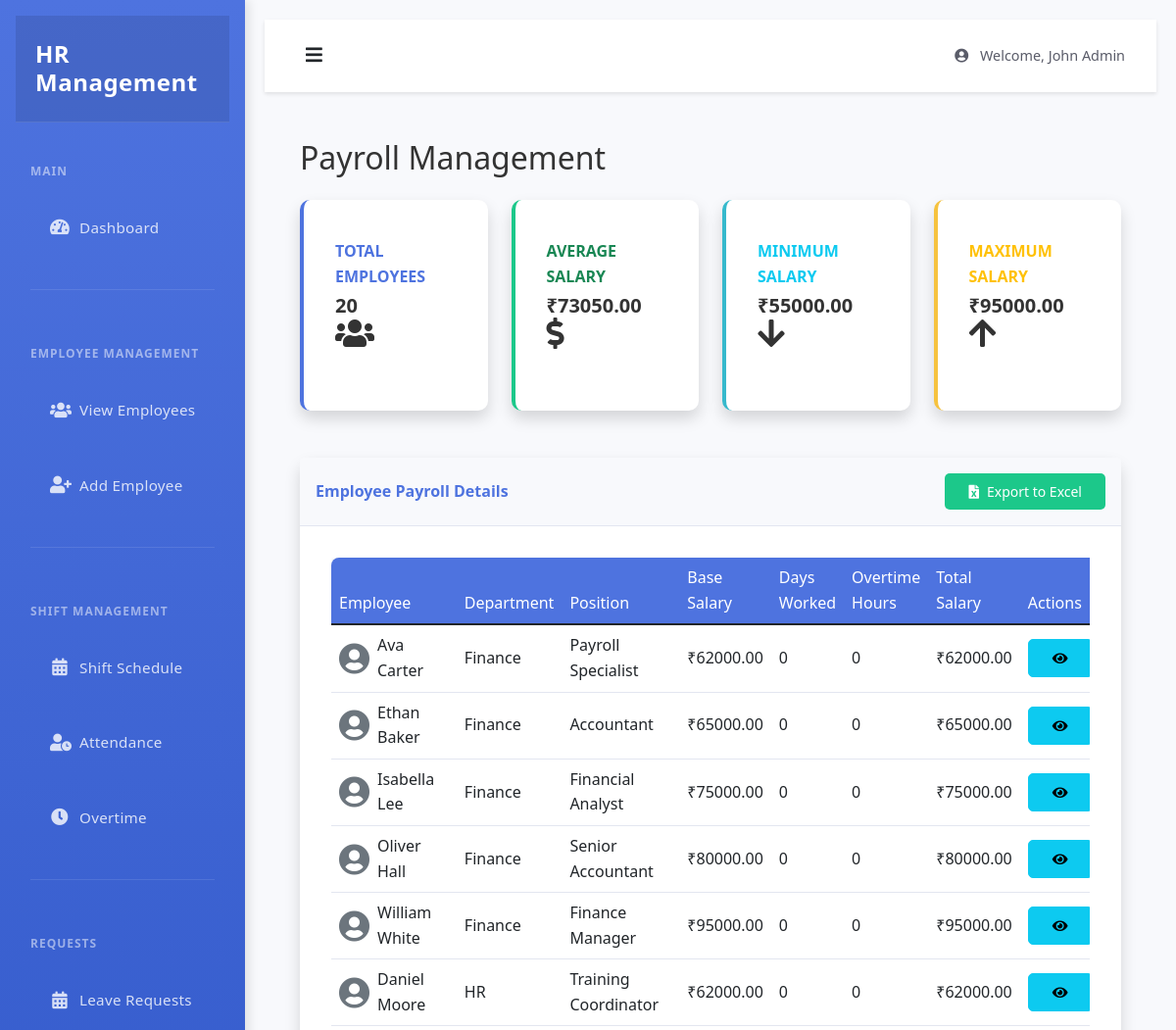
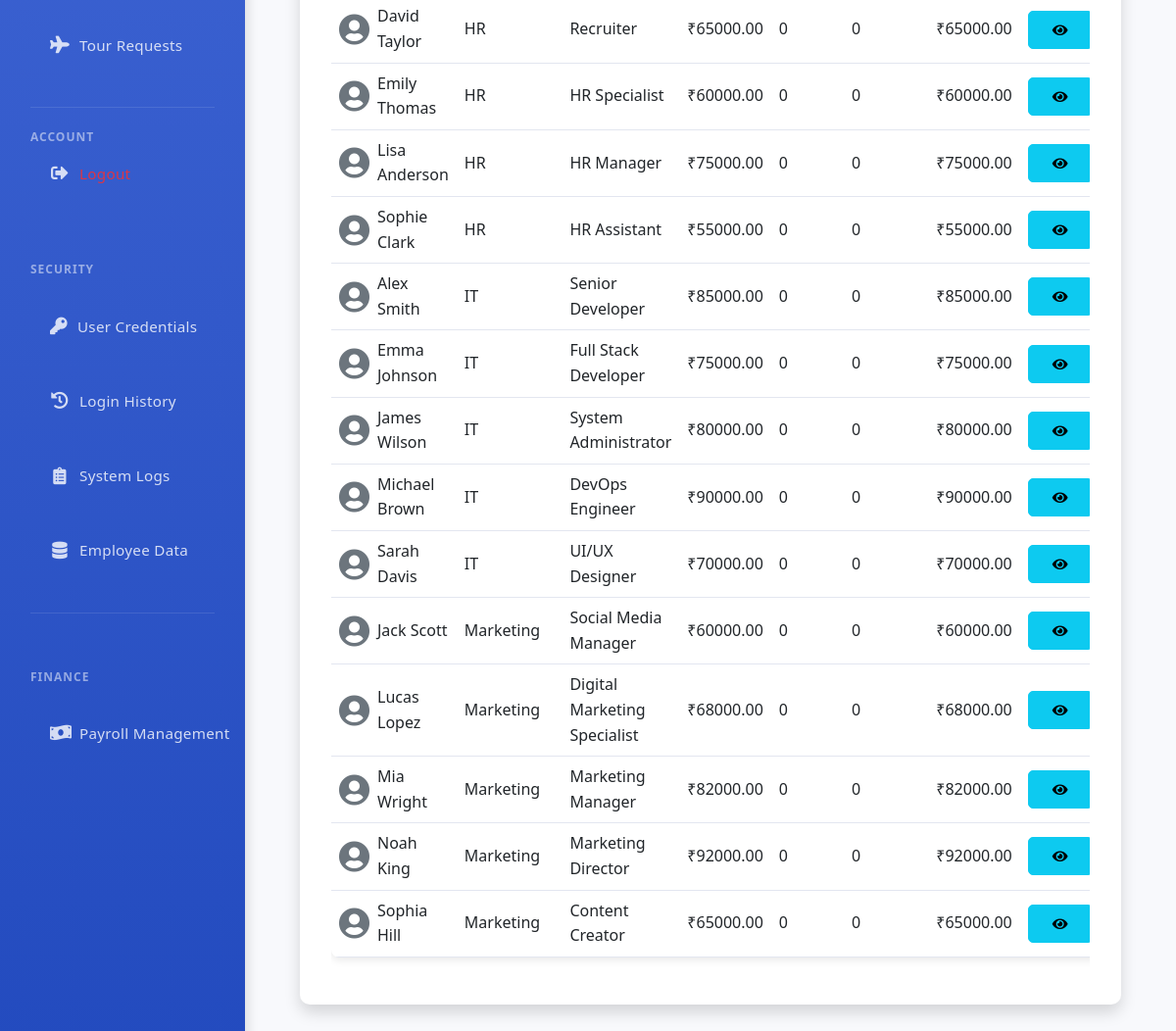
The page /admin/payrolls (signed in) on the database its author committed (2 pictures, top to bottom).
### tables this page shows
CREATE TABLE users (
    id INTEGER PRIMARY KEY AUTOINCREMENT,
    first_name TEXT NOT NULL,
    last_name TEXT NOT NULL,
    email TEXT UNIQUE NOT NULL,
    phone TEXT,
    username TEXT UNIQUE,
    password_hash TEXT NOT NULL,
    role TEXT NOT NULL,
    position TEXT,
    department TEXT,
    salary REAL,
    duration INTEGER,
    join_date TEXT,
    profile_pic TEXT,
    created_at TIMESTAMP DEFAULT CURRENT_TIMESTAMP
);

### app.py (the view)
@app.route('/admin/payrolls')
@admin_required
def view_payrolls():
    db = get_db()
    cursor = db.cursor()
    cursor.execute('''
        SELECT
            u.*,
            (SELECT COUNT(*) FROM overtime
             WHERE user_id = u.id
             AND status = 'approved'
             AND strftime('%Y-%m', date) = strftime('%Y-%m', 'now')
            ) as overtime_hours,
            (SELECT COUNT(*) FROM attendance
             WHERE user_id = u.id
             AND status = 'present'
             AND strftime('%Y-%m', date) = strftime('%Y-%m', 'now')
            ) as days_worked
        FROM users u
        WHERE u.role = 'employee'
        ORDER BY u.department, u.first_name
    ''')
    employees = cursor.fetchall()
    cursor.execute('''
        SELECT
            COUNT(*) as total_employees,
            AVG(salary) as avg_salary,
            MIN(salary) as min_salary,
            MAX(salary) as max_salary
        FROM users
        WHERE role = 'employee'
    ''')
    stats = cursor.fetchone()
    return render_template('admin/payrolls.html', employees=employees, stats=stats)

### app.py (called while the page is built)
def get_db():
    if not hasattr(g, 'sqlite_db'):
        g.sqlite_db = sqlite3.connect(app.config['DATABASE'])
        g.sqlite_db.row_factory = sqlite3.Row
    return g.sqlite_db

def admin_required(f):
    @wraps(f)
    def decorated_function(*args, **kwargs):
        if 'is_admin' not in session or not session['is_admin']:
            flash('Admin access required')
            return redirect(url_for('login'))
        return f(*args, **kwargs)
    return decorated_function

### templates/admin/payrolls.html (shortened to what this page needs)
{% extends "admin/base.html" %}
{% block content %}
<div class="container-fluid py-4">
    <h2 class="mb-4">Payroll Management</h2>
    <div class="row mb-4">
        <div class="col-xl-3 col-md-6 mb-4">
            <div class="card border-left-primary shadow h-100 py-2">
                <div class="card-body">
                    <div class="row no-gutters align-items-center">
                        <div class="col mr-2">
                            <div class="text-xs font-weight-bold text-primary text-uppercase mb-1">
                                Total Employees
                            </div>
                            <div class="h5 mb-0 font-weight-bold text-gray-800">{{ stats.total_employees }}</div>
                        </div>
                        <div class="col-auto">
                            <i class="fas fa-users fa-2x text-gray-300"></i>
                        </div>
                    </div>
                </div>
            </div>
        </div>
        <div class="col-xl-3 col-md-6 mb-4">
            <div class="card border-left-success shadow h-100 py-2">
                <div class="card-body">
                    <div class="row no-gutters align-items-center">
                        <div class="col mr-2">
                            <div class="text-xs font-weight-bold text-success text-uppercase mb-1">
                                Average Salary
                            </div>
                            <div class="h5 mb-0 font-weight-bold text-gray-800">₹{{ "%.2f"|format(stats.avg_salary or 0) }}</div>
                        </div>
                        <div class="col-auto">
                            <i class="fas fa-dollar-sign fa-2x text-gray-300"></i>
                        </div>
                    </div>
                </div>
            </div>
        </div>
        <div class="col-xl-3 col-md-6 mb-4">
            <div class="card border-left-info shadow h-100 py-2">
                <div class="card-body">
                    <div class="row no-gutters align-items-center">
                        <div class="col mr-2">
                            <div class="text-xs font-weight-bold text-info text-uppercase mb-1">
                                Minimum Salary
                            </div>
                            <div class="h5 mb-0 font-weight-bold text-gray-800">₹{{ "%.2f"|format(stats.min_salary or 0) }}</div>
                        </div>
                        <div class="col-auto">
                            <i class="fas fa-arrow-down fa-2x text-gray-300"></i>
                        </div>
                    </div>
                </div>
            </div>
        </div>
        <div class="col-xl-3 col-md-6 mb-4">
            <div class="card border-left-warning shadow h-100 py-2">
                <div class="card-body">
                    <div class="row no-gutters align-items-center">
                        <div class="col mr-2">
                            <div class="text-xs font-weight-bold text-warning text-uppercase mb-1">
                                Maximum Salary
                            </div>
                            <div class="h5 mb-0 font-weight-bold text-gray-800">₹{{ "%.2f"|format(stats.max_salary or 0) }}</div>
                        </div>
                        <div class="col-auto">
                            <i class="fas fa-arrow-up fa-2x text-gray-300"></i>
                        </div>
                    </div>
                </div>
            </div>
        </div>
    </div>
    <div class="card shadow mb-4">
        <div class="card-header py-3 d-flex justify-content-between align-items-center">
            <h6 class="m-0 font-weight-bold text-primary">Employee Payroll Details</h6>
            <button class="btn btn-sm btn-success" onclick="exportToExcel()">
                <i class="fas fa-file-excel me-2"></i>Export to Excel
            </button>
        </div>
        <div class="card-body">
            <div class="table-responsive">
                <table class="table table-hover" id="payrollTable">
                    <thead>
                        <tr>
                            <th>Employee</th>
                            <th>Department</th>
                            <th>Position</th>
                            <th>Base Salary</th>
                            <th>Days Worked</th>
                            <th>Overtime Hours</th>
                            <th>Total Salary</th>
                            <th>Actions</th>
                        </tr>
                    </thead>
                    <tbody>
                        {% for emp in employees %}
                        <tr>
                            <td>
                                <div class="d-flex align-items-center">
                                    {% if emp.profile_pic %}
                                        <img src="{{ url_for('static', filename='profile_pics/' + emp.profile_pic) }}"
                                             class="rounded-circle me-2"
                                             style="width: 32px; height: 32px; object-fit: cover;">
                                    {% else %}
                                        <i class="fas fa-user-circle me-2 text-secondary" style="font-size: 32px;"></i>
                                    {% endif %}
                                    {{ emp.first_name }} {{ emp.last_name }}
                                </div>
                            </td>
                            <td>{{ emp.department }}</td>
                            <td>{{ emp.position }}</td>
                            <td>₹{{ "%.2f"|format(emp.salary or 0) }}</td>
                            <td>{{ emp.days_worked }}</td>
                            <td>{{ emp.overtime_hours }}</td>
                            <td>₹{{ "%.2f"|format((emp.salary or 0) + (emp.overtime_hours or 0) * 50) }}</td>
                            <td>
                                <a href="{{ url_for('view_profile', user_id=emp.id) }}"
                                   class="btn btn-sm btn-info">
                                    <i class="fas fa-eye"></i>
                                </a>
                            </td>
                        </tr>
                        {% endfor %}
                    </tbody>
                </table>
            </div>
        </div>
    </div>
</div>
{% endblock %}

### static/style.css (style rules this page uses)
* { margin: 0; padding: 0; box-sizing: border-box; }
body { font-family: 'Segoe UI', Tahoma, Geneva, Verdana, sans-serif; line-height: 1.6; background-color: #f8f9fa; color: #333; min-height: 100vh; display: flex; flex-direction: column; }
.card { background: white; border-radius: 10px; box-shadow: 0 2px 15px rgba(0, 0, 0, 0.1); transition: transform 0.2s, box-shadow 0.2s; margin-bottom: 20px; border: none; }
.card-body { padding: 2rem; }
.btn { padding: 0.5rem 1.5rem; border-radius: 5px; transition: all 0.3s; font-weight: 500; }
.btn-success { background-color: #1cc88a; border: none; }
.border-left-primary { border-left-color: #4e73df; }
.border-left-success { border-left-color: #1cc88a; }
.border-left-info { border-left-color: #36b9cc; }
.border-left-warning { border-left-color: #f6c23e; }
.table { background: white; border-radius: 8px; overflow: hidden; box-shadow: 0 2px 10px rgba(0, 0, 0, 0.1); }
.table th { background-color: #4e73df; color: white; font-weight: 500; border: none; }
.table td { vertical-align: middle; border-color: #e3e6f0; }
.card { margin-bottom: 20px; }
.border-left-primary { border-left: 4px solid #4e73df; }
.border-left-success { border-left: 4px solid #1cc88a; }
.border-left-info { border-left: 4px solid #36b9cc; }
.border-left-warning { border-left: 4px solid #f6c23e; }
.card-header { background-color: #f8f9fc; border-bottom: 1px solid #e3e6f0; }
.font-weight-bold { font-weight: 700 !important; }
.text-primary { color: #4e73df !important; }

### rows shown on the page
users: first_name "Ava", last_name "Carter", department "Finance", position "Payroll Specialist", salary "62000.00", days_worked "0", overtime_hours "0", (emp.salaryor0)+(emp.overtime_hoursor0)*50 "62000.00"
users: first_name "Ethan", last_name "Baker", department "Finance", position "Accountant", salary "65000.00", days_worked "0", overtime_hours "0", (emp.salaryor0)+(emp.overtime_hoursor0)*50 "65000.00"
users: first_name "Isabella", last_name "Lee", department "Finance", position "Financial Analyst", salary "75000.00", days_worked "0", overtime_hours "0", (emp.salaryor0)+(emp.overtime_hoursor0)*50 "75000.00"
users: first_name "Oliver", last_name "Hall", department "Finance", position "Senior Accountant", salary "80000.00", days_worked "0", overtime_hours "0", (emp.salaryor0)+(emp.overtime_hoursor0)*50 "80000.00"
users: first_name "William", last_name "White", department "Finance", position "Finance Manager", salary "95000.00", days_worked "0", overtime_hours "0", (emp.salaryor0)+(emp.overtime_hoursor0)*50 "95000.00"
users: first_name "Daniel", last_name "Moore", department "HR", position "Training Coordinator", salary "62000.00", days_worked "0", overtime_hours "0", (emp.salaryor0)+(emp.overtime_hoursor0)*50 "62000.00"
users: first_name "David", last_name "Taylor", department "HR", position "Recruiter", salary "65000.00", days_worked "0", overtime_hours "0", (emp.salaryor0)+(emp.overtime_hoursor0)*50 "65000.00"
users: first_name "Emily", last_name "Thomas", department "HR", position "HR Specialist", salary "60000.00", days_worked "0", overtime_hours "0", (emp.salaryor0)+(emp.overtime_hoursor0)*50 "60000.00"
users: first_name "Lisa", last_name "Anderson", department "HR", position "HR Manager", salary "75000.00", days_worked "0", overtime_hours "0", (emp.salaryor0)+(emp.overtime_hoursor0)*50 "75000.00"
users: first_name "Sophie", last_name "Clark", department "HR", position "HR Assistant", salary "55000.00", days_worked "0", overtime_hours "0", (emp.salaryor0)+(emp.overtime_hoursor0)*50 "55000.00"
users: first_name "Alex", last_name "Smith", department "IT", position "Senior Developer", salary "85000.00", days_worked "0", overtime_hours "0", (emp.salaryor0)+(emp.overtime_hoursor0)*50 "85000.00"
users: first_name "Emma", last_name "Johnson", department "IT", position "Full Stack Developer", salary "75000.00", days_worked "0", overtime_hours "0", (emp.salaryor0)+(emp.overtime_hoursor0)*50 "75000.00"
users: first_name "James", last_name "Wilson", department "IT", position "System Administrator", salary "80000.00", days_worked "0", overtime_hours "0", (emp.salaryor0)+(emp.overtime_hoursor0)*50 "80000.00"
users: first_name "Michael", last_name "Brown", department "IT", position "DevOps Engineer", salary "90000.00", days_worked "0", overtime_hours "0", (emp.salaryor0)+(emp.overtime_hoursor0)*50 "90000.00"
users: first_name "Sarah", last_name "Davis", department "IT", position "UI/UX Designer", salary "70000.00", days_worked "0", overtime_hours "0", (emp.salaryor0)+(emp.overtime_hoursor0)*50 "70000.00"
users: first_name "Jack", last_name "Scott", department "Marketing", position "Social Media Manager", salary "60000.00", days_worked "0", overtime_hours "0", (emp.salaryor0)+(emp.overtime_hoursor0)*50 "60000.00"
users: first_name "Lucas", last_name "Lopez", department "Marketing", position "Digital Marketing Specialist", salary "68000.00", days_worked "0", overtime_hours "0", (emp.salaryor0)+(emp.overtime_hoursor0)*50 "68000.00"
users: first_name "Mia", last_name "Wright", department "Marketing", position "Marketing Manager", salary "82000.00", days_worked "0", overtime_hours "0", (emp.salaryor0)+(emp.overtime_hoursor0)*50 "82000.00"
users: first_name "Noah", last_name "King", department "Marketing", position "Marketing Director", salary "92000.00", days_worked "0", overtime_hours "0", (emp.salaryor0)+(emp.overtime_hoursor0)*50 "92000.00"
users: first_name "Sophia", last_name "Hill", department "Marketing", position "Content Creator", salary "65000.00", days_worked "0", overtime_hours "0", (emp.salaryor0)+(emp.overtime_hoursor0)*50 "65000.00"

### other values the page prints
{{ session.get('username') }} "John Admin"
{{ stats.total_employees }} "20"
{{ "%.2f"|format(stats.avg_salary or 0) }} "73050.00"
{{ "%.2f"|format(stats.min_salary or 0) }} "55000.00"
{{ "%.2f"|format(stats.max_salary or 0) }} "95000.00"
